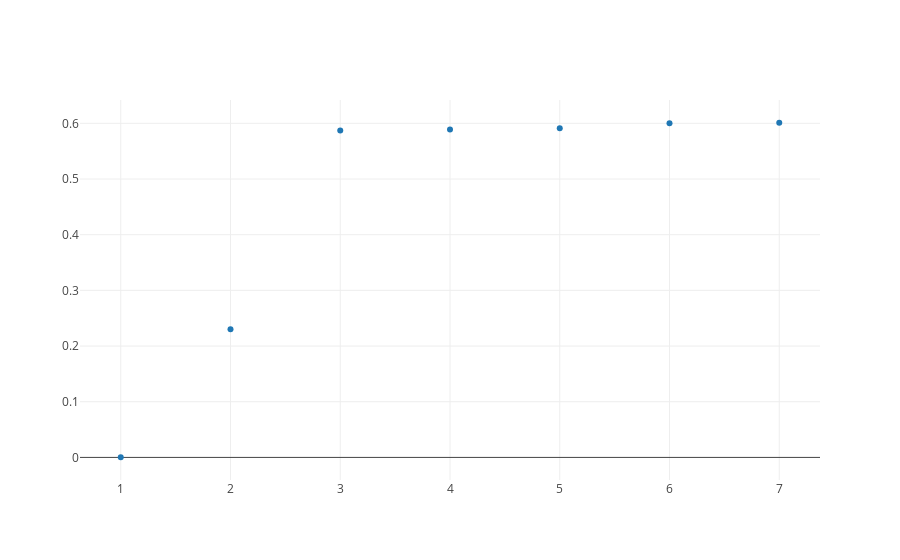

The cell this chart's notebook holds for it:
### Code cell
from graph import plot, trace_values
trace_rfecv = trace_values(num_features, rfecv_scores)
plot([trace])

### Figure 1 — Plotly figure (JSON) as saved in the notebook; plotly's stock layout.template omitted (floating-point values rounded to 4 significant figures)
{"data": [{"mode": "markers", "name": "data", "text": [], "type": "scatter", "uid": "cf19aca6-0eed-47a3-a4cd-ab14cb4e510f", "x": [7, 6, 5, 4, 3, 2, 1], "y": [0.601, 0.6001, 0.591, 0.5888, 0.587, 0.2301, 0.0002986]}], "layout": {"autosize": true, "xaxis": {"autorange": true, "range": [0.6275, 7.372], "type": "linear"}, "yaxis": {"autorange": true, "range": [-0.0437, 0.645], "type": "linear"}}}
